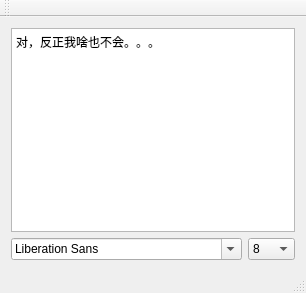
<?xml version="1.0" encoding="UTF-8"?>
<ui version="4.0">
 <class>ApplicationClass</class>
 <widget class="QMainWindow" name="ApplicationClass">
  <property name="geometry">
   <rect>
    <x>0</x>
    <y>0</y>
    <width>306</width>
    <height>293</height>
   </rect>
  </property>
  <property name="windowTitle">
   <string>Application</string>
  </property>
  <widget class="QWidget" name="centralWidget">
   <layout class="QGridLayout" name="gridLayout">
    <item row="0" column="0" colspan="2">
     <widget class="QPlainTextEdit" name="plainTextEdit">
      <property name="plainText">
       <string>对，反正我啥也不会。。。</string>
      </property>
     </widget>
    </item>
    <item row="1" column="0">
     <widget class="QFontComboBox" name="fontComboBox"/>
    </item>
    <item row="1" column="1">
     <widget class="QComboBox" name="comboBox">
      <property name="editable">
       <bool>false</bool>
      </property>
      <property name="currentText">
       <string>8</string>
      </property>
      <property name="currentIndex">
       <number>0</number>
      </property>
      <item>
       <property name="text">
        <string>8</string>
       </property>
      </item>
      <item>
       <property name="text">
        <string>16</string>
       </property>
      </item>
      <item>
       <property name="text">
        <string>24</string>
       </property>
      </item>
      <item>
       <property name="text">
        <string>32</string>
       </property>
      </item>
      <item>
       <property name="text">
        <string>40</string>
       </property>
      </item>
      <item>
       <property name="text">
        <string>48</string>
       </property>
      </item>
      <item>
       <property name="text">
        <string>56</string>
       </property>
      </item>
      <item>
       <property name="text">
        <string>64</string>
       </property>
      </item>
     </widget>
    </item>
   </layout>
  </widget>
  <widget class="QMenuBar" name="menuBar">
   <property name="geometry">
    <rect>
     <x>0</x>
     <y>0</y>
     <width>306</width>
     <height>23</height>
    </rect>
   </property>
  </widget>
  <widget class="QToolBar" name="mainToolBar">
   <attribute name="toolBarArea">
    <enum>TopToolBarArea</enum>
   </attribute>
   <attribute name="toolBarBreak">
    <bool>false</bool>
   </attribute>
  </widget>
  <widget class="QStatusBar" name="statusBar"/>
 </widget>
 <layoutdefault spacing="6" margin="11"/>
 <resources>
  <include location="application.qrc"/>
 </resources>
 <connections/>
</ui>
